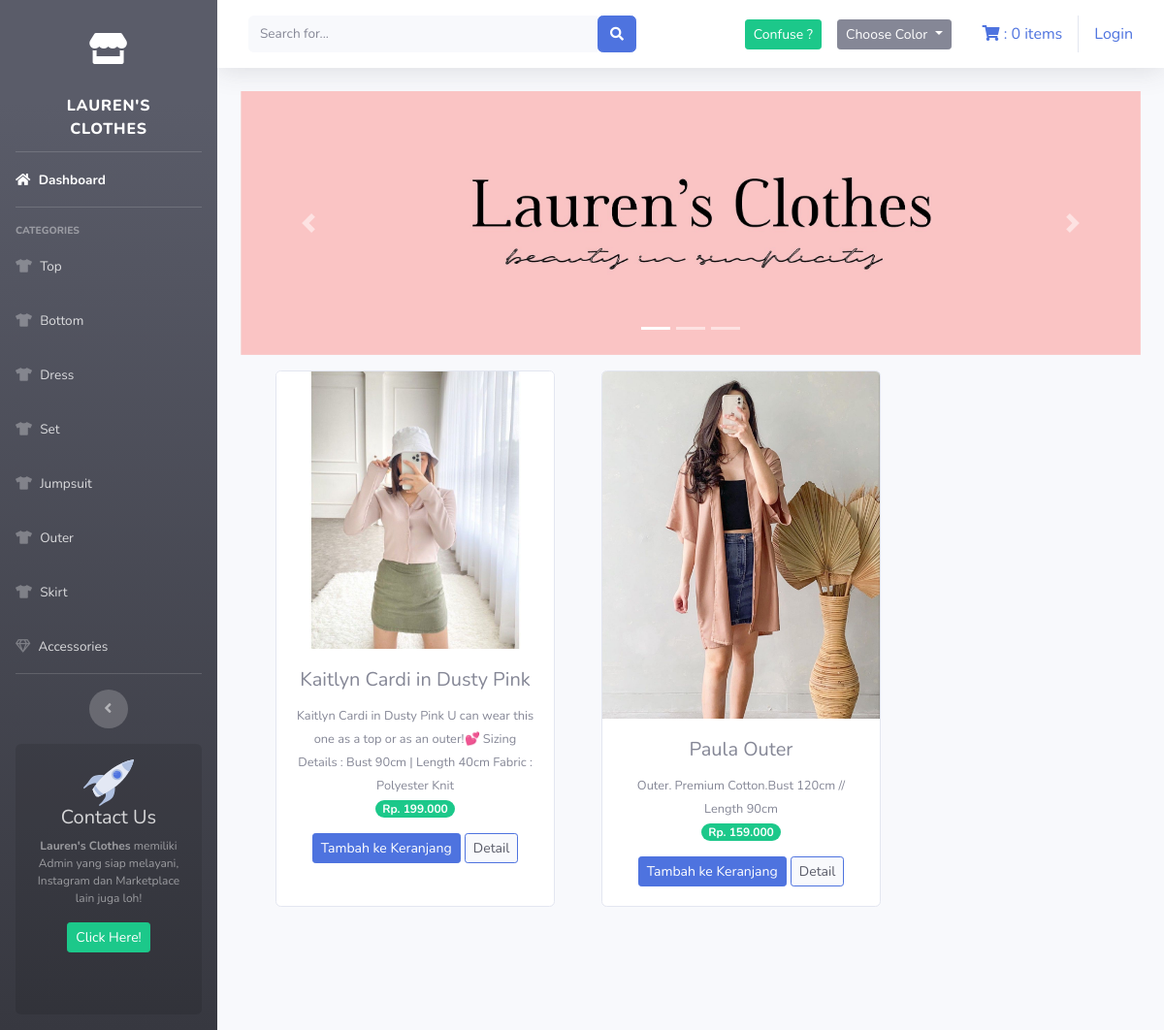
The page /index.php/kategori/outer on the database as committed earlier.
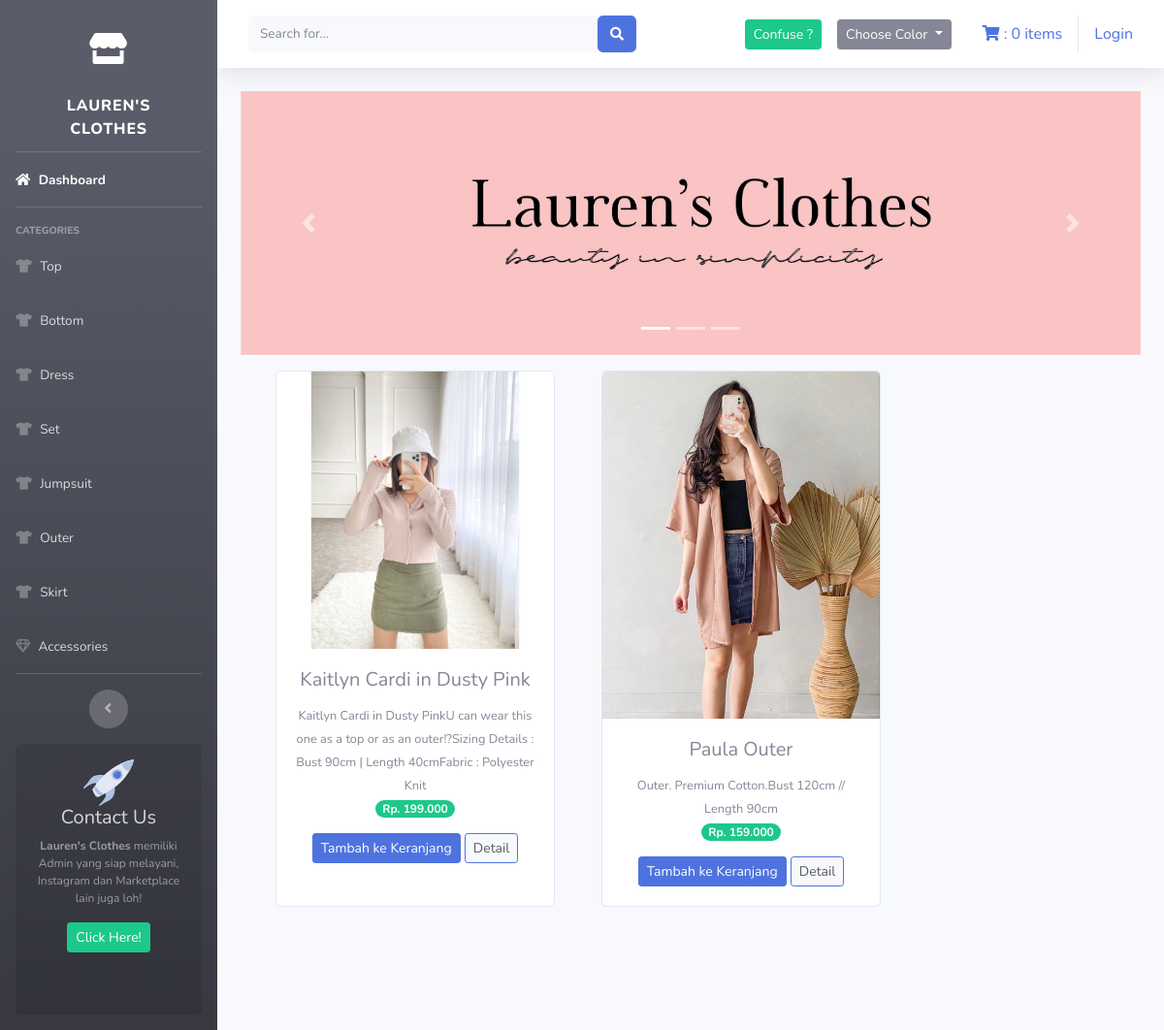
The same page on the database as committed later.
### tables this page shows
CREATE TABLE `tb_barang` (
  `id_brg` int(11) NOT NULL,
  `nama_brg` varchar(120) NOT NULL,
  `keterangan` varchar(512) NOT NULL,
  `kategori` varchar(60) NOT NULL,
  `harga` int(11) NOT NULL,
  `stok` int(11) NOT NULL,
  `gambar` text NOT NULL,
  `warna` varchar(120) NOT NULL,
  `r_kenyamanan` int(11) NOT NULL,
  `r_harga` int(11) NOT NULL,
  `r_formalitas` int(11) NOT NULL,
  `c_review` int(11) NOT NULL DEFAULT 1
);

### application/controllers/kategori.php (called while the page is built, shortened)
<?php
class Kategori extends CI_Controller{
    public function outer(){
        $data['outer']= $this->model_kategori->data_outer()->result();
        $this->load->view('templates/header');
        $this->load->view('templates/sidebar');
        $this->load->view('kategori/outer', $data);
        $this->load->view('templates/footer');
    }
}

### index.php (called while the page is built, shortened)
<?php
require_once BASEPATH.'core/CodeIgniter.php';

### application/models/model_kategori.php (called while the page is built, shortened)
<?php
class Model_kategori extends CI_Model{
    public function data_outer(){
        return $this->db->get_where("tb_barang", array('kategori'=>'outer'));
    }
}

### application/views/kategori/outer.php (the view, shortened to what this page needs)
<div class="container-fluid">
    <div id="carouselExampleIndicators" class="carousel slide" data-bs-ride="carousel">
        <ol class="carousel-indicators">
            <li type="button" data-bs-target="#carouselExampleIndicators" data-bs-slide-to="0" class="active"></li>
            <li type="button" data-bs-target="#carouselExampleIndicators" data-bs-slide-to="1"></li>
            <li type="button" data-bs-target="#carouselExampleIndicators" data-bs-slide-to="2"></li>
        </ol>
        <div class="carousel-inner">
            <div class="carousel-item active">
                <img src="<?php echo base_url('assets/img/slider0.jpg') ?>" class="d-block w-100" alt="...">
            </div>
        </div>
        <a class="carousel-control-prev" href="#carouselExampleIndicators" role="button" data-slide="prev">
            <span class="carousel-control-prev-icon" aria-hidden="true"></span>
        </a>
        <a class="carousel-control-next" href="#carouselExampleIndicators" role="button" data-slide="next">
            <span class="carousel-control-next-icon" aria-hidden="true"></span>
        </a>
    </div>
    <div class="row text-center mt-3">
        <?php foreach ($outer as $brg) : ?>
            <div class="card ml-5 mb-4" style="width: 18rem;">
                <img src="<?php echo base_url() . '/uploads/' . $brg->gambar ?>" class="card-img-top" alt="...">
                <div class="card-body">
                    <h5 class="card-title"><?php echo $brg->nama_brg ?></h5>
                    <small><?php echo $brg->keterangan ?></small><br>
                    <span class="badge badge-pill badge-success mb-3">Rp. <?php echo number_format($brg->harga, 0, ',', '.')  ?></span> <br>
                    <?php echo anchor(
                        'dashboard/tambah_ke_keranjang/' . $brg->id_brg,
                        '<div class="btn btn-sm btn-primary">Tambah ke Keranjang</div>'
                    ) ?>
                    <?php echo anchor(
                        'dashboard/detail/' . $brg->id_brg,
                        '<div class="btn btn-sm btn-primary bg-light text-dark">Detail</div>'
                    ) ?>
                </div>
            </div>
        <?php endforeach ?>
    </div>
</div>

Rows that differ between the two databases and show on the page:
changed tb_barang "Kaitlyn Cardi in Dusty Pink": keterangan "Kaitlyn Cardi in Dusty Pink U can wear this one as a top or as an outer!💕 Sizing Details : Bust 90cm | Length 40cm Fabric : Polyester Knit" → "Kaitlyn Cardi in Dusty PinkU can wear this one as a top or as an outer!?Sizing Details : Bust 90cm | Length 40cmFabric : Polyester Knit"
